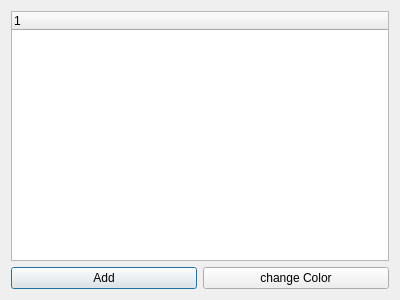
<?xml version="1.0" encoding="UTF-8"?>
<ui version="4.0">
 <class>Dialog</class>
 <widget class="QDialog" name="Dialog">
  <property name="geometry">
   <rect>
    <x>0</x>
    <y>0</y>
    <width>400</width>
    <height>300</height>
   </rect>
  </property>
  <property name="windowTitle">
   <string>Dialog</string>
  </property>
  <layout class="QGridLayout" name="gridLayout">
   <item row="0" column="0" colspan="2">
    <widget class="QTreeWidget" name="treeWidget">
     <column>
      <property name="text">
       <string notr="true">1</string>
      </property>
     </column>
    </widget>
   </item>
   <item row="1" column="0">
    <widget class="QPushButton" name="pushButton">
     <property name="text">
      <string>Add</string>
     </property>
    </widget>
   </item>
   <item row="1" column="1">
    <widget class="QPushButton" name="pushButton2">
     <property name="text">
      <string>change Color</string>
     </property>
    </widget>
   </item>
  </layout>
 </widget>
 <layoutdefault spacing="6" margin="11"/>
 <resources/>
 <connections/>
</ui>
